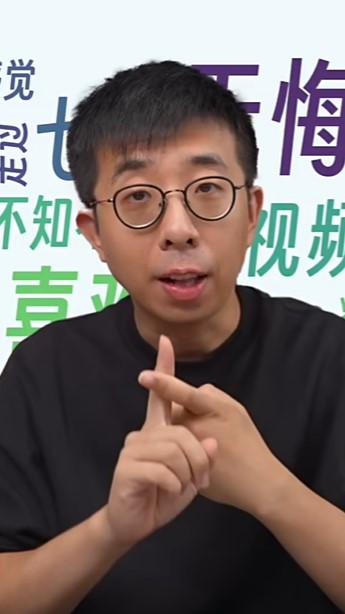
#> input picture pythonprojects/pythonaistudy/face/face.jpg, 345 x 614 px, given in place of the camera
$ python '人脸识别.py'
#> lines starting #> are read from the running program, lines starting #| are printed output that depends on the picture
import cv2
import os
import sys
from PIL import Image
import numpy as np

img_path_num = 1
face_cascade = cv2.CascadeClassifier("haarcascade/haarcascade_frontalface_default.xml")


def save_image():
    global img_path_num
    global face_cascade
    global cap
    cap = cv2.VideoCapture(0)
    while True:
        ret, frame1 = cap.read()
#> frame1 is the input picture: shape (614, 345, 3); mean B, G, R 111.3, 115.1, 124.8
        # 增加 scaleFactor 以减少检测到的人脸数量
        faces = face_cascade.detectMultiScale(frame1, scaleFactor=1.15, minNeighbors=6)
#> faces = [[79, 120, 190, 190]]
        for x, y, w, h in faces:
            frame2 = cv2.rectangle(frame1, (x, y), (x + w, y + h), (255, 0, 0), 2)
            frame = frame1[y : y + h, x : x + w]
#> this loop made 1 pass
#> pass 1, in save_image, `frame = frame1[y : y + h, x : x + w]`:
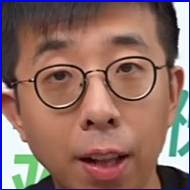
#> frame: shape (190, 190, 3); mean B, G, R 103.8, 109.8, 142.4
        cv2.imshow("frame", frame1)
        while True:
            save_img_path = os.path.join("./train/{}.jpg".format(img_path_num))
            if not os.path.exists(save_img_path):
                break
            img_path_num += 1
        if cv2.waitKey(1) & 0xFF == ord("s"):
#> (key q is pressed here)
            cv2.imwrite(save_img_path, frame)
            img_path_num += 1
        if cv2.waitKey(1) & 0xFF == ord("q"):
#> (key q is pressed here)
            break
    cap.release()
    cv2.destroyAllWindows()


def getImagesAndLabels(path):
    # 创建空的列表
#> called with path = './train'
    faceSamples = []
    # 创建空的id标签列表
    ids = []
    # 获取图片具体路径
    img_paths = [os.path.join(path, f) for f in os.listdir(path)]
    # 加载人脸分类器
    face_cascade = cv2.CascadeClassifier(
        "haarcascade/haarcascade_frontalface_default.xml"
    )
    # 遍历图片路径列表
    for img_path in img_paths:
        # 打开图片
        PIL_img = Image.open(img_path).convert("L")
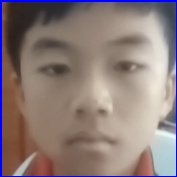
#> input picture pythonprojects/pythonaistudy/face/train/1.jpg, 177 x 177 px
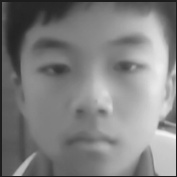
#> PIL_img: PIL image 177x177 L; min 26, max 244, mean 128.2
        # 将图片转换为numpy数组
        img_numpy = np.array(PIL_img, "uint8")
        # 识别图片中的人脸
        faces = face_cascade.detectMultiScale(
            img_numpy, scaleFactor=1.1, minNeighbors=5
        )
#> faces = [[12, 10, 155, 155]]
        # 获取每张图片的id标签
        id = int(os.path.split(img_path)[-1].split(".")[0])
        for x, y, w, h in faces:
            # 将人脸截取并保存
            face_img = img_numpy[y : y + h, x : x + w]
            # 将截取的图片添加到列表中
            faceSamples.append(face_img)
            # 将id标签添加到列表中
            ids.append(id)
#> this loop made 1 pass
#> pass 1, in getImagesAndLabels, `face_img = img_numpy[y : y + h, x : x + w]`:
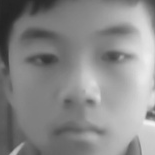
#> face_img: shape (155, 155); min 35, max 243, mean 137.7
#> after the loop, faceSamples = 1 item; ids = [1]
#> pass 2 of the loop in getImagesAndLabels, `for img_path in img_paths:`:
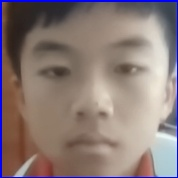
#> input picture pythonprojects/pythonaistudy/face/train/10.jpg, 178 x 178 px
#> in getImagesAndLabels, `PIL_img = Image.open(img_path).convert("L")`:
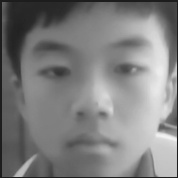
#> PIL_img: PIL image 178x178 L; min 25, max 243, mean 126.9
#> in getImagesAndLabels, `faces = face_cascade.detectMultiScale( img_numpy, scaleFactor=1.1, min..`: faces = [[12, 11, 158, 158]]
#> the loop in getImagesAndLabels, `for x, y, w, h in faces:` made 1 pass
#> pass 1, in getImagesAndLabels, `face_img = img_numpy[y : y + h, x : x + w]`:
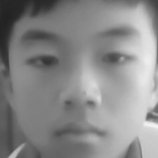
#> face_img: shape (158, 158); min 34, max 243, mean 136.9
#> after the loop in getImagesAndLabels, `for x, y, w, h in faces:`: faceSamples = 2 items; ids = [1, 10]
#> pass 3 of the loop in getImagesAndLabels, `for img_path in img_paths:`:
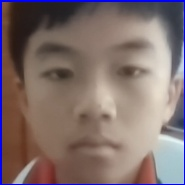
#> input picture pythonprojects/pythonaistudy/face/train/100.jpg, 185 x 185 px
#> in getImagesAndLabels, `PIL_img = Image.open(img_path).convert("L")`:
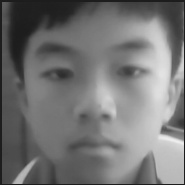
#> PIL_img: PIL image 185x185 L; min 26, max 238, mean 116.1
#> in getImagesAndLabels, `faces = face_cascade.detectMultiScale( img_numpy, scaleFactor=1.1, min..`: faces = [[16, 15, 157, 157]]
#> the loop in getImagesAndLabels, `for x, y, w, h in faces:` made 1 pass
#> pass 1, in getImagesAndLabels, `face_img = img_numpy[y : y + h, x : x + w]`:
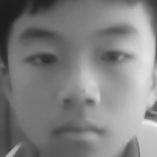
#> face_img: shape (157, 157); min 28, max 237, mean 128
#> after the loop in getImagesAndLabels, `for x, y, w, h in faces:`: faceSamples = 3 items; ids = [1, 10, 100]
    return faceSamples, ids


path = r"./train"
# 获取图像数组和id标签数组
save_image()
faces, ids = getImagesAndLabels(path)
#> faces = 3 items; ids = [1, 10, 100]
# 创建训练器
recognizer = cv2.face.LBPHFaceRecognizer_create()
# 训练模型
recognizer.train(faces, np.array(ids))
# 保存模型
recognizer.save("trainner.yml")
cap.release()

# 人脸识别
import cv2
import numpy as np
import os
import ctypes
import time
import pyautogui as pg

pg.FAILSAFE = False
#> (the run stopped early here; a loop or call above may not have finished)
